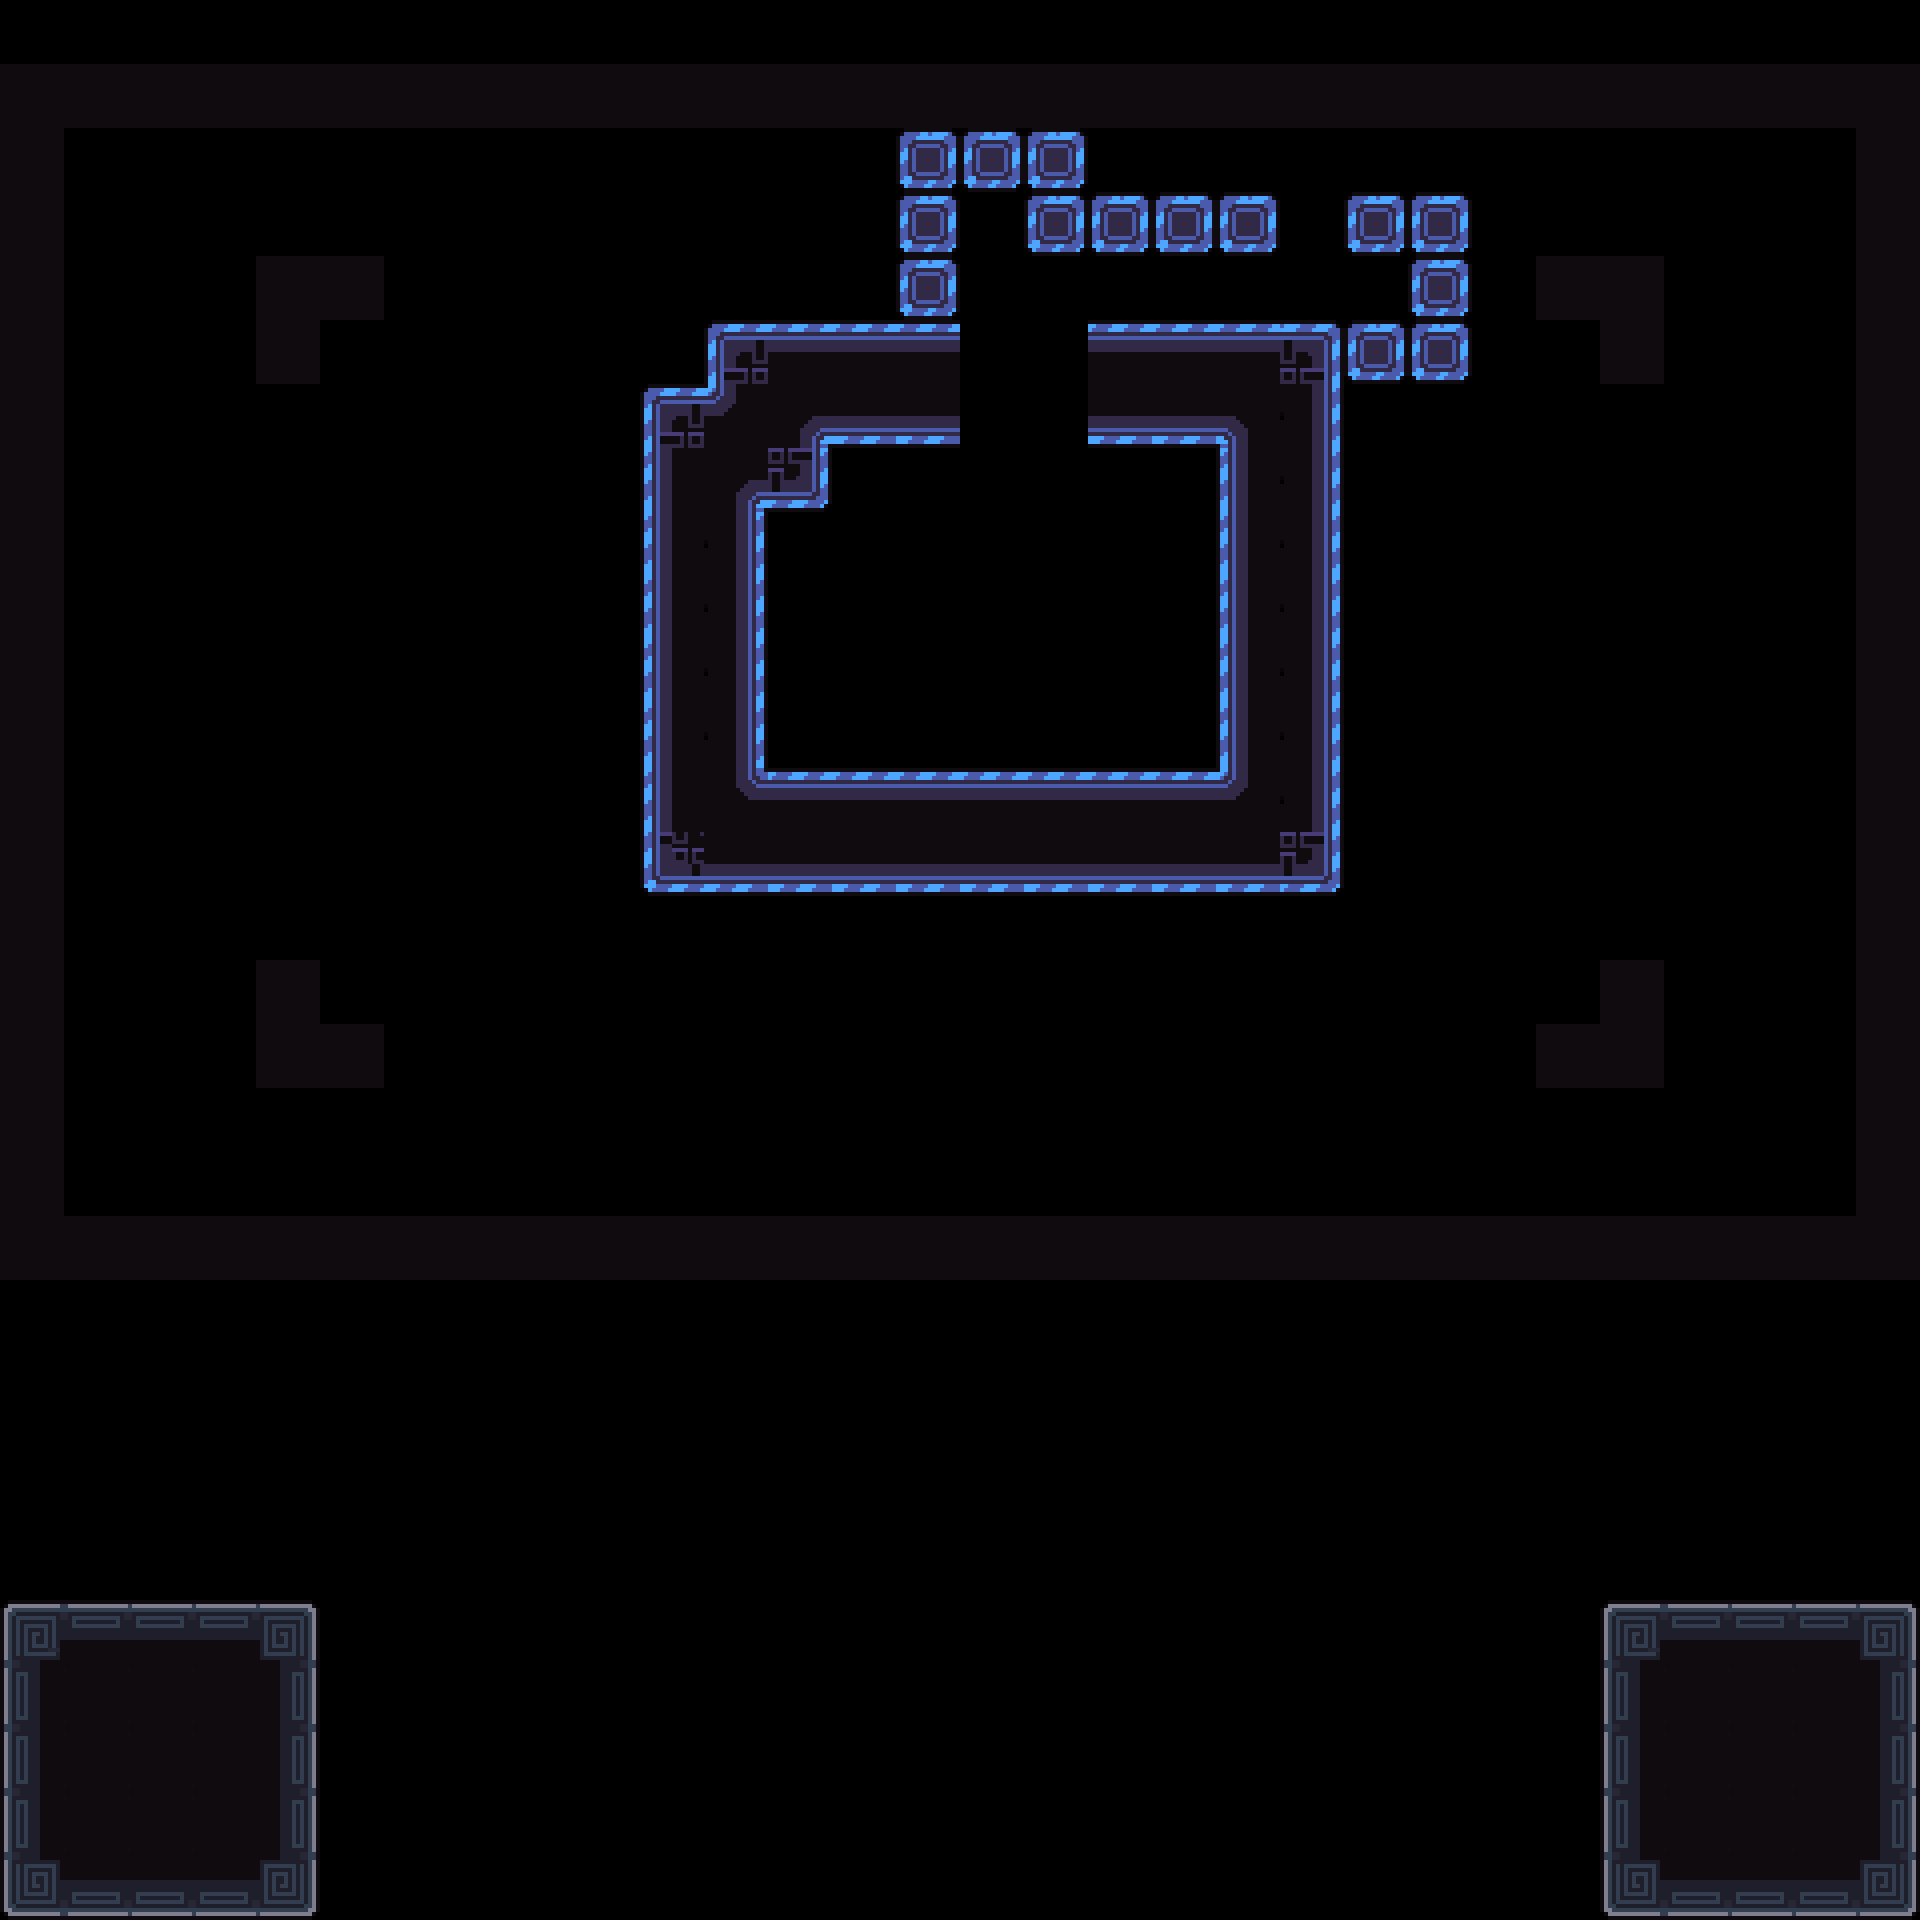

The image is a tile-based game level rendered from a .tmx file. Its description and source (layers, tilesets, objects; grid data summarised) follow:
An orthogonal 30x30 tile map with 64x64 px tiles, 4 tile layers (Decoration, Main, Exit, Border) and 11 objects (3x 1, 2x Box, Camera1, Camera2, Win, ...).

<map version="1.10" tiledversion="1.11.2" orientation="orthogonal" renderorder="right-down" width="30" height="30" tilewidth="64" tileheight="64" infinite="0" nextlayerid="8" nextobjectid="129">
 <tileset firstgid="1" source="../tilesets/tileset_d.tsx" />
 <objectgroup id="4" name="Triggers" visible="0">
  <object id="23" name="Camera1" x="960" y="672">
   <point />
  </object>
  <object id="24" name="Camera2" x="704" y="480">
   <point />
  </object>
  <object id="28" name="Win" x="0" y="64" width="1920" height="1216" />
  <object id="29" name="Unactive" x="0" y="1600" width="320" height="320" />
  <object id="126" name="Data" type="1" x="0" y="0" width="63.6932" height="63.6932">
   <properties>
    <property name="bg" value="blue" />
    <property name="level_number" type="int" value="25" />
    <property name="level_unlock" value="21, 26" />
   </properties>
  </object>
 </objectgroup>
 <layer id="3" name="Decoration" width="30" height="30">
  <data>[900 cells, 0 non-empty, 0 distinct tile ids]</data>
 </layer>
 <layer id="7" name="Main" width="30" height="30">
  <data>[900 cells, 125 non-empty, 23 distinct tile ids]</data>
 </layer>
 <layer id="6" name="Exit" width="30" height="30">
  <data>[900 cells, 0 non-empty, 0 distinct tile ids]</data>
 </layer>
 <objectgroup id="2" name="Entities">
  <object id="106" name="Player0" type="1" x="1024" y="576" width="63.6932" height="63.6932" />
  <object id="127" name="Player1" type="1" x="1024" y="448" width="63.6932" height="63.6932" />
  <object id="107" name="Box" x="832" y="640" width="62.4743" height="62.4743" />
  <object id="128" name="Box" x="1024" y="640" width="62.4743" height="62.4743" />
  <object id="108" name="Battery" x="512" y="512" width="63.6932" height="63.6932" />
  <object id="110" name="Spike" x="512" y="576" width="63.5" height="63.5" />
 </objectgroup>
 <layer id="1" name="Border" width="30" height="30">
  <data>[900 cells, 106 non-empty, 1 distinct tile ids]</data>
 </layer>
</map>
